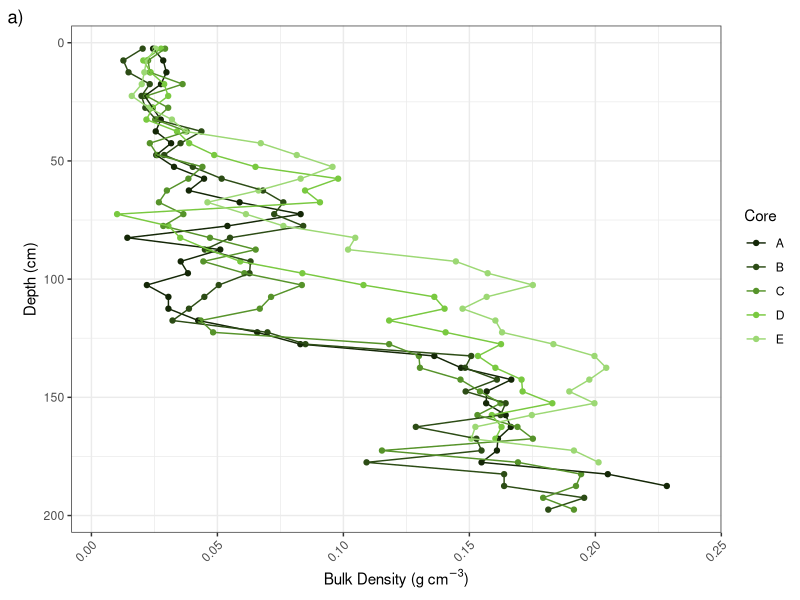
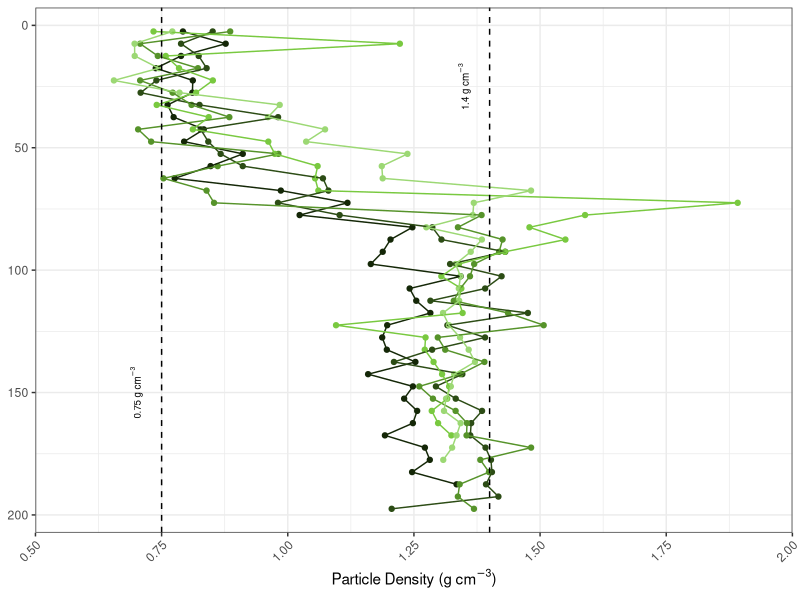
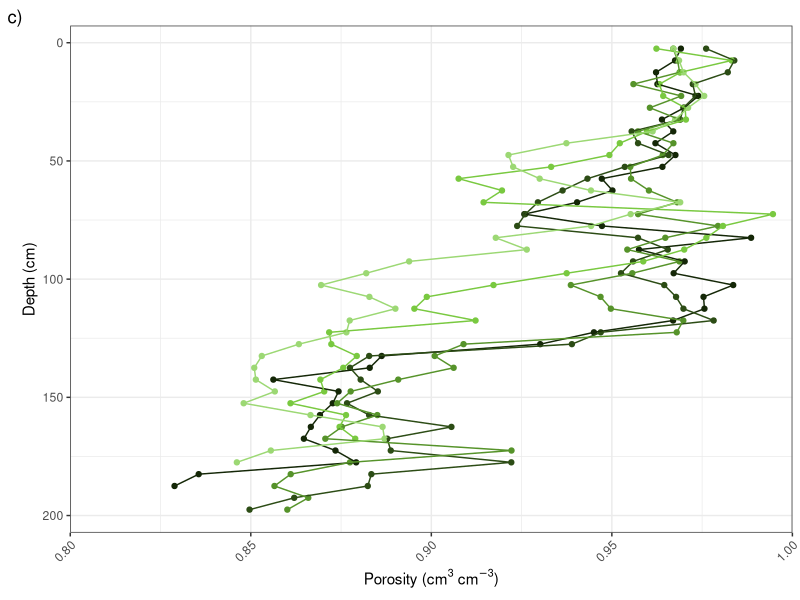
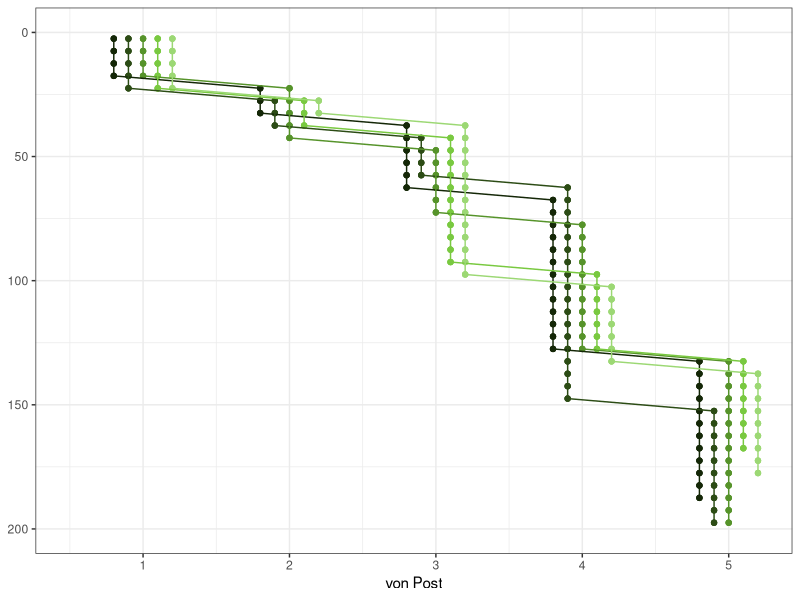
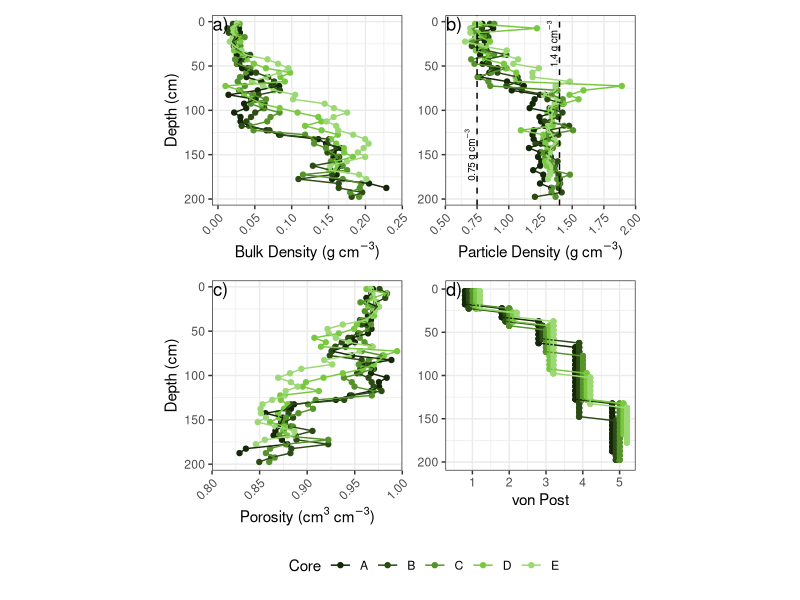
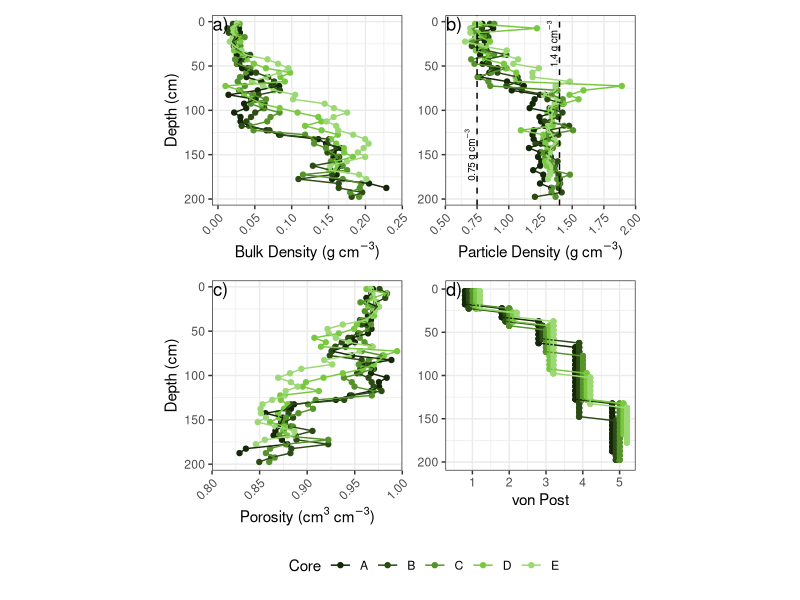

R code for these plots, in order:
#' # Load Libraries

library(tidyverse)
library(patchwork)

#' # Read in data 
data <-  read_csv("Data.csv") %>%
  pivot_longer(cols = c("particle_density_g_cm3", "bulk_density_g_cm3", "porosity"), names_to = "parameter", values_to = "value")

#' # Jitter the von Post data to prevent overlap when plotting
vp_data <- data %>%
  mutate(von_post_2 = as.numeric(von_post_2)) %>%
  mutate(von_post_3 = case_when(
    bucket == "A" ~ von_post_2-0.2,
    bucket == "B" ~ von_post_2-0.1,
    bucket == "C" ~ von_post_2,
    bucket == "D" ~ von_post_2+0.1,
    bucket == "E" ~ von_post_2+0.2))

greens <- rev(c("#9CD874", "#79C940", "#56932A", "#2C4C15", "#142707"))

bd <- ggplot(data = filter(data, parameter == "bulk_density_g_cm3"), aes(x = mid_depth, y = value, colour = bucket)) +
  geom_point() +
  geom_line() +
  theme_bw() +
  scale_x_reverse() +
  scale_y_continuous(expand = c(0,0), limits = c(-0.008,0.25), breaks = seq(0, 0.25, 0.05)) +
  coord_flip() +
  labs(tag = "a)", x = "Depth (cm)", y = expression(paste("Bulk Density (", g~cm^{-3}, ")")), colour = "Core") +
  theme(axis.text.x = element_text(angle = 45, hjust = 1, vjust = 1)) +
  scale_color_manual(values = greens)
bd

pd <- ggplot(data = filter(data, parameter == "particle_density_g_cm3"), aes(x = mid_depth, y = value, colour = bucket)) +
  geom_point() +
  geom_line() +
  theme_bw() +
  geom_hline(yintercept = 0.75, linetype = "dashed") +
  annotate("text", x = 150, y = 0.7, label =  "0.75~g~cm^{-3}", parse = TRUE, angle = 90, size = 2.5) +
  geom_hline(yintercept = 1.4, linetype = "dashed") +
  annotate("text", x = 25, y = 1.35, label =  "1.4~g~cm^{-3}", parse = TRUE, angle = 90, size = 2.5) +
  scale_x_reverse() +
  scale_y_continuous(expand = c(0,0), limits = c(0.5,2), breaks = seq(0.5, 2, 0.25)) +
  coord_flip() +
  labs(x = "Depth (cm)", y = expression(paste("Particle Density (", g~cm^{-3}, ")")), colour = "Core") +
  theme(axis.text.x = element_text(angle = 45, hjust = 1, vjust = 1),
        axis.title.y = element_blank(),
        legend.position = "none")  +
  scale_color_manual(values = greens)
pd

p <- ggplot(data = filter(data, parameter == "porosity"), aes(x = mid_depth, y = value, colour = bucket)) +
  geom_point() +
  geom_line() +
  theme_bw() +
  scale_x_reverse() +
  scale_y_continuous(expand = c(0,0), limits = c(0.8,1), breaks = seq(0.8, 1, 0.05)) +
  coord_flip() +
  labs(tag = "c)", x = "Depth (cm)", y = expression(paste("Porosity (", cm^3~cm^{-3}, ")")), colour = "Core") +
  theme(axis.text.x = element_text(angle = 45, hjust = 1, vjust = 1),
        legend.position = "none") +
  scale_color_manual(values = greens)
p



vp <-  ggplot(data = vp_data, aes(x = mid_depth, y = as.numeric(von_post_3), colour = bucket)) +
  geom_point() +
  geom_line() +
  theme_bw() +
  scale_x_reverse(limits = c(200, 0), breaks = seq(0, 200, 50)) +
  scale_y_continuous(limits = c(0.5, 5.2), breaks = seq(1,5,1)) +
  coord_flip() +
  theme(axis.title.y = element_blank(),
        legend.position = "none") +
  labs(x = "Depth (cm)", y = "von Post", colour = "Core") +
  scale_color_manual(values = greens)
vp

p2 <- bd + pd + p + vp + 
  plot_layout(guides = 'collect', axes = "collect", axis_titles = "collect") + 
  plot_annotation(tag_levels = "a", tag_suffix = ")") & 
  theme(legend.position = 'bottom', plot.tag.location = "panel", plot.tag.position = c(0.045,0.955), aspect.ratio=1)
p2

ggsave(plot = p2, filename = "Figure 1.png", height = 170, width = 174, units = "mm", dpi = 600)
